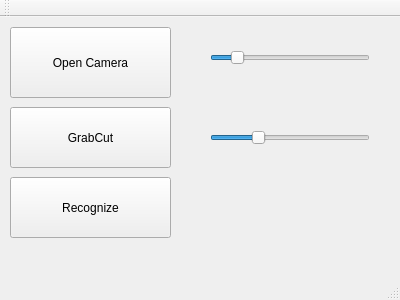
<?xml version="1.0" encoding="UTF-8"?>
<ui version="4.0">
 <class>MainWindow</class>
 <widget class="QMainWindow" name="MainWindow">
  <property name="geometry">
   <rect>
    <x>0</x>
    <y>0</y>
    <width>400</width>
    <height>300</height>
   </rect>
  </property>
  <property name="windowTitle">
   <string>MainWindow</string>
  </property>
  <widget class="QWidget" name="centralWidget">
   <widget class="QPushButton" name="open_camera_pushButton">
    <property name="geometry">
     <rect>
      <x>10</x>
      <y>10</y>
      <width>161</width>
      <height>71</height>
     </rect>
    </property>
    <property name="text">
     <string>Open Camera</string>
    </property>
   </widget>
   <widget class="QPushButton" name="grabcut_pushButton">
    <property name="geometry">
     <rect>
      <x>10</x>
      <y>90</y>
      <width>161</width>
      <height>61</height>
     </rect>
    </property>
    <property name="text">
     <string>GrabCut</string>
    </property>
   </widget>
   <widget class="QPushButton" name="recognize_pushButton">
    <property name="geometry">
     <rect>
      <x>10</x>
      <y>160</y>
      <width>161</width>
      <height>61</height>
     </rect>
    </property>
    <property name="text">
     <string>Recognize</string>
    </property>
   </widget>
   <widget class="QSlider" name="min_horizontalSlider">
    <property name="geometry">
     <rect>
      <x>210</x>
      <y>30</y>
      <width>160</width>
      <height>22</height>
     </rect>
    </property>
    <property name="maximum">
     <number>500</number>
    </property>
    <property name="value">
     <number>70</number>
    </property>
    <property name="orientation">
     <enum>Qt::Horizontal</enum>
    </property>
   </widget>
   <widget class="QSlider" name="max_horizontalSlider">
    <property name="geometry">
     <rect>
      <x>210</x>
      <y>110</y>
      <width>160</width>
      <height>22</height>
     </rect>
    </property>
    <property name="maximum">
     <number>500</number>
    </property>
    <property name="value">
     <number>140</number>
    </property>
    <property name="orientation">
     <enum>Qt::Horizontal</enum>
    </property>
   </widget>
   <widget class="QLabel" name="max_label">
    <property name="geometry">
     <rect>
      <x>220</x>
      <y>80</y>
      <width>47</width>
      <height>12</height>
     </rect>
    </property>
    <property name="text">
     <string/>
    </property>
   </widget>
   <widget class="QLabel" name="min_label">
    <property name="geometry">
     <rect>
      <x>210</x>
      <y>10</y>
      <width>47</width>
      <height>12</height>
     </rect>
    </property>
    <property name="text">
     <string/>
    </property>
   </widget>
   <widget class="QLabel" name="number_label">
    <property name="geometry">
     <rect>
      <x>240</x>
      <y>180</y>
      <width>61</width>
      <height>51</height>
     </rect>
    </property>
    <property name="font">
     <font>
      <family>Arial</family>
      <pointsize>36</pointsize>
     </font>
    </property>
    <property name="text">
     <string/>
    </property>
   </widget>
  </widget>
  <widget class="QMenuBar" name="menuBar">
   <property name="geometry">
    <rect>
     <x>0</x>
     <y>0</y>
     <width>400</width>
     <height>21</height>
    </rect>
   </property>
  </widget>
  <widget class="QToolBar" name="mainToolBar">
   <attribute name="toolBarArea">
    <enum>TopToolBarArea</enum>
   </attribute>
   <attribute name="toolBarBreak">
    <bool>false</bool>
   </attribute>
  </widget>
  <widget class="QStatusBar" name="statusBar"/>
 </widget>
 <layoutdefault spacing="6" margin="11"/>
 <resources/>
 <connections/>
</ui>
